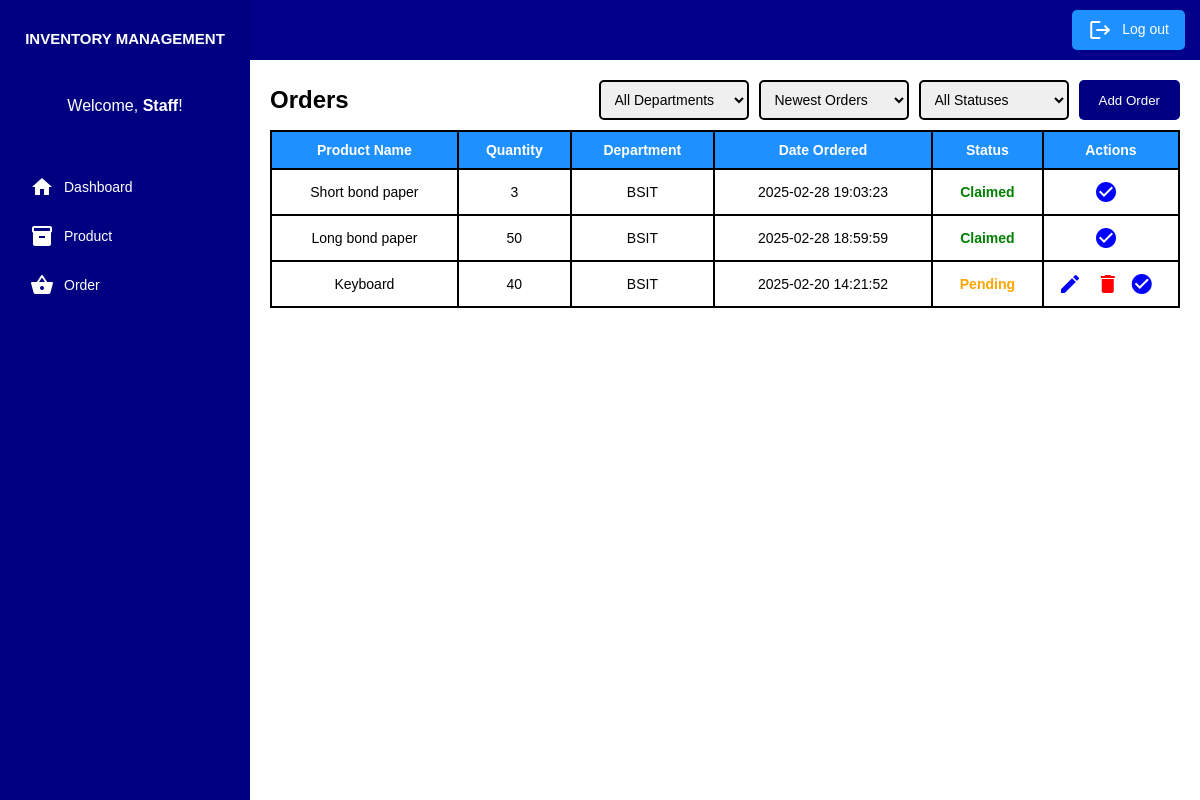
Screenshot of /staff/php/s_order.php with the database file from the repository.
### tables this page shows
CREATE TABLE `orders` (
  `id` int(11) NOT NULL,
  `product_id` int(11) NOT NULL,
  `quantity` int(11) NOT NULL,
  `order_date` datetime DEFAULT current_timestamp(),
  `department_id` int(11) NOT NULL,
  `status` enum('Pending','Claimed') DEFAULT 'Pending'
);

CREATE TABLE `products` (
  `id` int(11) NOT NULL,
  `product_name` varchar(100) NOT NULL,
  `product_type` varchar(100) NOT NULL,
  `quantity` int(11) NOT NULL,
  `category_id` int(11) NOT NULL,
  `date_added` datetime NOT NULL DEFAULT current_timestamp(),
  `deleted_at` datetime DEFAULT NULL
);

CREATE TABLE `departments` (
  `id` int(11) NOT NULL,
  `department_name` varchar(100) NOT NULL
);

### staff/php/s_order.php (the view, shortened to what this page needs)
<?php
include 'db_conn.php';
$sortOrder = isset($_GET['sortOrder']) ? $_GET['sortOrder'] : 'DESC';
$query = "SELECT orders.*, departments.department_name, products.product_name
          FROM orders
          JOIN departments ON orders.department_id = departments.id
          JOIN products ON orders.product_id = products.id
          WHERE 1=1";
$query .= " ORDER BY orders.order_date $sortOrder";
$stmt = $conn->prepare($query);
$stmt->execute();
$result = $stmt->get_result();
?>
<!DOCTYPE html>
<html lang="en">
<head>
    <link rel="stylesheet" href="../css/s_order.css">
    <link rel="stylesheet" href="../css/modal.css">
</head>
<body>
    <div class="dashboard-container">
        <aside class="sidebar">
            <h2>INVENTORY MANAGEMENT</h2>
            <p class="greeting">Welcome, <b>Staff</b>!</p>
            <nav class="sidebar-nav">
                <ul>
                    <li><a href="s_dashboard.php"><i class="material-icons">home</i>Dashboard</a></li>
                    <li><a href="s_product.php"><i class="material-icons">inventory</i>Product</a></li>
                    <li><a href="s_order.php"><i class="material-icons">shopping_basket</i>Order</a></li>
                </ul>
            </nav>
        </aside>
        <main class="main-content">
            <header class="top-header">
                <button class="logout-btn" onclick="confirmLogout()">
                    <i class="material-icons">logout</i>Log out
                </button>
            </header>
            <div class="container">
                <div class="header">
                    <div class="left-section">
                        <h2>Orders</h2>
                    </div>
                    <div class="right-section">
                        <select id="departmentFilter" class="filter" onchange="filterOrders()">
                            <option value="">All Departments</option>
                        </select>
                        <select id="sortOrder" class="filter" onchange="filterOrders()">
                            <option value="DESC" <?= isset($_GET['sortOrder']) && $_GET['sortOrder'] == 'DESC' ? 'selected' : '' ?>>Newest Orders</option>
                        </select>
                        <select id="statusFilter" class="filter" onchange="filterOrders()">
                            <option value="">All Statuses</option>
                        </select>
                        <button class="add-order" onclick="window.location.href='s_order_add.php'">Add Order</button>
                    </div>
                </div>
                <div class="table-container">
                    <table class="product-table">
                        <thead>
                            <tr>
                                <th>Product Name</th>
                                <th>Quantity</th>
                                <th>Department</th>
                                <th>Date Ordered</th>
                                <th>Status</th>
                                <th style="width: 15%;">Actions</th>
                            </tr>
                        </thead>
                        <tbody>
                            <?php
                            if ($result->num_rows > 0) {
                                while ($row = $result->fetch_assoc()) {
                                    $statusClass = ($row['status'] == 'Claimed') ? 'claimed' : 'pending';
                                    echo "<tr>
                                        <td>" . htmlspecialchars($row['product_name']) . "</td>
                                        <td>" . htmlspecialchars($row['quantity']) . "</td>
                                        <td>" . htmlspecialchars($row['department_name']) . "</td>
                                        <td>" . htmlspecialchars($row['order_date']) . "</td>
                                        <td class='$statusClass'>" . htmlspecialchars($row['status']) . "</td>
                                        <td>";
                                    if ($row['status'] == 'Pending') {
                                        echo "<a href='a_order_update.php?id=" . $row['id'] . "'>
                                            <span class='material-icons icon edit' title='Edit Order'>edit</span></a>
                                            <span class='material-icons icon delete' title='Delete Order' onclick='confirmDelete(" . $row['id'] . ")'>delete</span>";
                                    }
                                    echo "<span class='material-icons icon check' title='Change Status' onclick='changeStatus(" . $row['id'] . ")'>check_circle</span>";
                                    echo "</td></tr>";
                                }
                            } else {
                                echo "<tr><td colspan='6'>No orders found.</td></tr>";
                            }
                            ?>
                        </tbody>
                    </table>
                </div>
            </div>
        </main>
    </div>
</body>
</html>

### staff/css/s_order.css (style rules this page uses)
* { margin: 0; padding: 0; box-sizing: border-box; font-family: 'Arial', sans-serif; }
body, html { height: 100%; background-color: white; overflow: hidden; }
.dashboard-container { display: flex; height: 100vh; width: 100%; flex-direction: column; overflow: hidden; }
@media (min-width: 768px) { .dashboard-container { flex-direction: row; } }
.sidebar { width: 100%; background-color: navy; padding: 20px; display: flex; flex-direction: column; height: 100vh; }
@media (min-width: 768px) { .sidebar { width: 250px; } }
.sidebar h2 { color: white; font-size: 15px; text-transform: uppercase; text-align: center; margin-top: 10px; }
.greeting { color: white; text-align: center; margin-bottom: 50px; margin-top: 50px; }
.sidebar-nav ul { list-style: none; }
.sidebar-nav ul li { margin-bottom: 5px; }
.sidebar-nav ul li a { text-decoration: none; color: white; font-size: 14px; display: flex; align-items: center; padding: 10px; border-radius: 5px; transition: background-color 0.1s; }
.material-icons { vertical-align: middle; margin-right: 10px; }
.main-content { flex: 1; display: flex; flex-direction: column; background-color: white; height: 100vh; overflow: hidden; }
.top-header { display: flex; justify-content: flex-end; background-color: darkblue; padding: 15px; height: 60px; align-items: center; flex-shrink: 0; }
.logout-btn { background-color: dodgerblue; color: white; border: none; padding: 8px 16px; border-radius: 5px; font-size: 14px; cursor: pointer; transition: background-color 0.1s; }
.container { flex: 1; display: flex; flex-direction: column; margin: 0 auto; padding: 20px; width: 100%; overflow: hidden; }
.header { display: flex; justify-content: space-between; align-items: center; margin-bottom: 10px; }
.left-section h2 { margin: 0; margin-right: 10px; }
.right-section { display: flex; align-items: center; gap: 10px; flex-wrap: wrap; }
.search-field, .filter, .add-order { height: 40px; box-sizing: border-box; }
.filter { padding: 0 10px; border: 2px solid black; border-radius: 5px; width: 150px; font-size: 14px; }
.add-order { background-color: navy; color: white; padding: 0 20px; border: none; border-radius: 5px; cursor: pointer; display: flex; align-items: center; justify-content: center; }
.table-container { flex: 1; max-height: calc(100vh - 120px); overflow-y: auto; display: flex; flex-direction: column; background-color: white; }
table { width: 100%; border-collapse: collapse; table-layout: auto; }
th, td { padding: 10px; text-align: center; border: 2px solid black; font-size: 14px; }
th { background-color: dodgerblue; color: white; }
.pending { color: orange; font-weight: bold; }
.claimed { color: green; font-weight: bold; }
.icon { font-size: 18px; cursor: pointer; }
.edit { color: blue; }
.delete { color: red; }
.check { color: blue; }
tr { transition: background-color 0.2s ease-in-out; }

### rows the page displays
orders: product.product_name "Short bond paper", quantity "3", department.department_name "BSIT", order_date "2025-02-28 19:03:23", status "Claimed"
orders: product.product_name "Long bond paper", quantity "50", department.department_name "BSIT", order_date "2025-02-28 18:59:59", status "Claimed"
orders: product.product_name "Keyboard", quantity "40", department.department_name "BSIT", order_date "2025-02-20 14:21:52", status "Pending"
